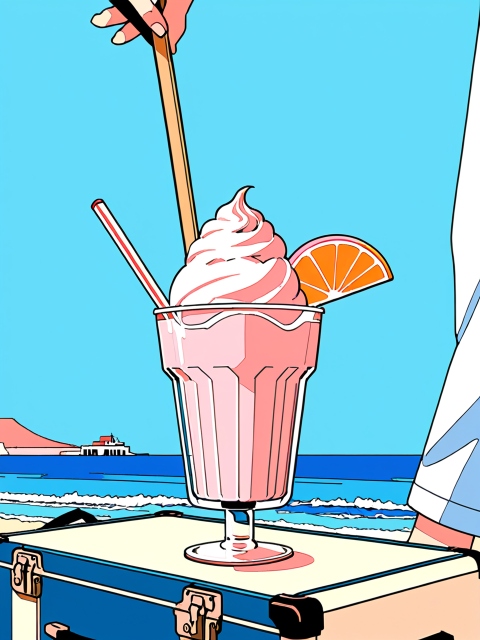
#> input picture Notes/Scripts/images_extract/input.png, 960 x 1280 px (shown at 1/2 size); its folder holds 4 pictures in this run
$ python hue_execute.py
#> lines starting #> are read from the running program, lines starting #| are printed output that depends on the picture; after the words box and inside, x2 and y2 are one past the last pixel; in counts of white or black regions, pixels touching at a corner belong together
import os
from PIL import Image

def extract_hue_ranges(image_name_or_path, output_prefix, percentages):
    # 获取当前脚本的目录
#> called with image_name_or_path = 'input.png', output_prefix = 'output'
    current_dir = os.path.dirname(os.path.abspath(__file__))

    # 如果只提供了图片名称，则从当前目录读取图片
    if not os.path.isabs(image_name_or_path):
        image_path = os.path.join(current_dir, image_name_or_path)
    else:
        image_path = image_name_or_path

    # 打开图像
    image = Image.open(image_path).convert('RGB')  # 转换为RGB图像
#> image is the input picture: PIL image 960x1280 RGB; mean R, G, B 133.5, 195.3, 213.6
    pixels = image.load()

    # 创建HSV图像
    hsv_image = image.convert('HSV')
#> hsv_image: PIL image 960x1280 HSV; mean H, S, V 109.2, 127.3, 229.7
    hsv_pixels = hsv_image.load()

    # 获取图像的最小和最大色相值
    min_hue = 360
    max_hue = 0
    for i in range(hsv_image.width):
        for j in range(hsv_image.height):
            hue, _, _ = hsv_pixels[i, j]
            if hue < min_hue:
                min_hue = hue
            if hue > max_hue:
                max_hue = hue
#> after the loop, max_hue = 254; min_hue = 0

    # 计算切分色相值
    hue_ranges = [min_hue] + [min_hue + int(p * (max_hue - min_hue) / 100) for p in percentages] + [max_hue]
#> hue_ranges = [0, 63, 190, 254]

    # 遍历色相范围，生成对应的图像
    for idx in range(len(hue_ranges) - 1):
        lower_bound = hue_ranges[idx]
        upper_bound = hue_ranges[idx + 1]
        output_filename = f"{output_prefix}_{lower_bound}_{upper_bound}.png"
        output_path = os.path.join(current_dir, output_filename)

        # 创建新的图像
        new_image = Image.new('L', image.size)
        new_pixels = new_image.load()

        # 遍历所有像素
        for i in range(hsv_image.width):
            for j in range(hsv_image.height):
                hue, _, _ = hsv_pixels[i, j]
                if lower_bound <= hue < upper_bound:
                    new_pixels[i, j] = 255  # 白色
                else:
                    new_pixels[i, j] = 0  # 黑色

        # 保存新图像
        new_image.save(output_path)
#> this loop made 3 passes
#> (lower_bound, upper_bound, output_filename) on passes 1 to 3: (0, 63, 'output_0_63.png'), (63, 190, 'output_63_190.png'), (190, 254, 'output_190_254.png')
#> pass 1, in extract_hue_ranges, `new_image.save(output_path)`:
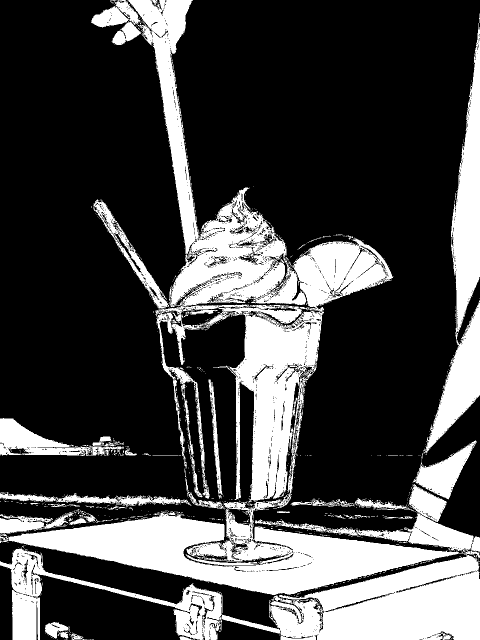
#> saved as output_0_63.png: PIL image 960x1280 L (shown at 1/2 size); 27.4% white; 929 white regions (875 under 20 px), largest, box (x1, y1, x2, y2) and area: (0, 0, 960, 1190) 196843, (0, 1097, 960, 1280) 68931, (847, 27, 960, 907) 31873
#> pass 2, in extract_hue_ranges, `new_image.save(output_path)`:
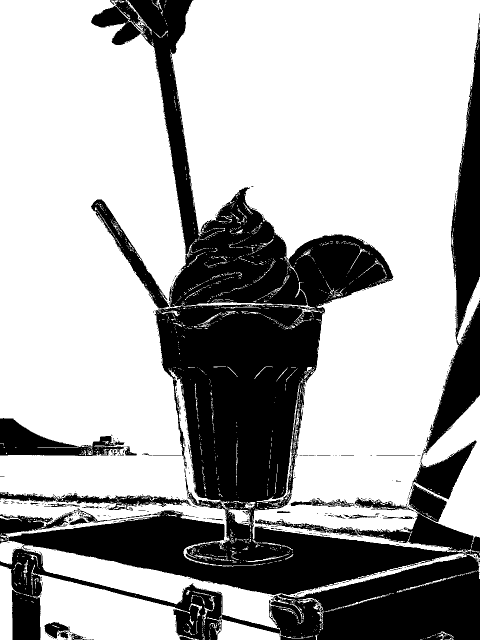
#> saved as output_63_190.png: PIL image 960x1280 L (shown at 1/2 size); 67.7% white; 566 black regions (526 under 20 px), largest, box (x1, y1, x2, y2) and area: (0, 0, 960, 1280) 338873, (841, 27, 960, 921) 32065, (0, 836, 249, 912) 8537
#> after the loop:
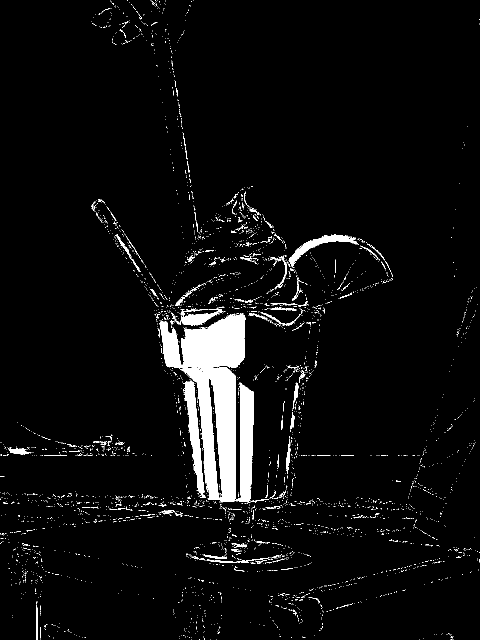
#> new_image: PIL image 960x1280 L (shown at 1/2 size); 4.7% white; 3739 white regions (3626 under 20 px), largest, box (x1, y1, x2, y2) and area: (319, 627, 539, 1007) 35537, (367, 761, 412, 996) 3628, (577, 469, 718, 536) 1806

# 示例用法
extract_hue_ranges('input.png', 'output', [25, 75])
